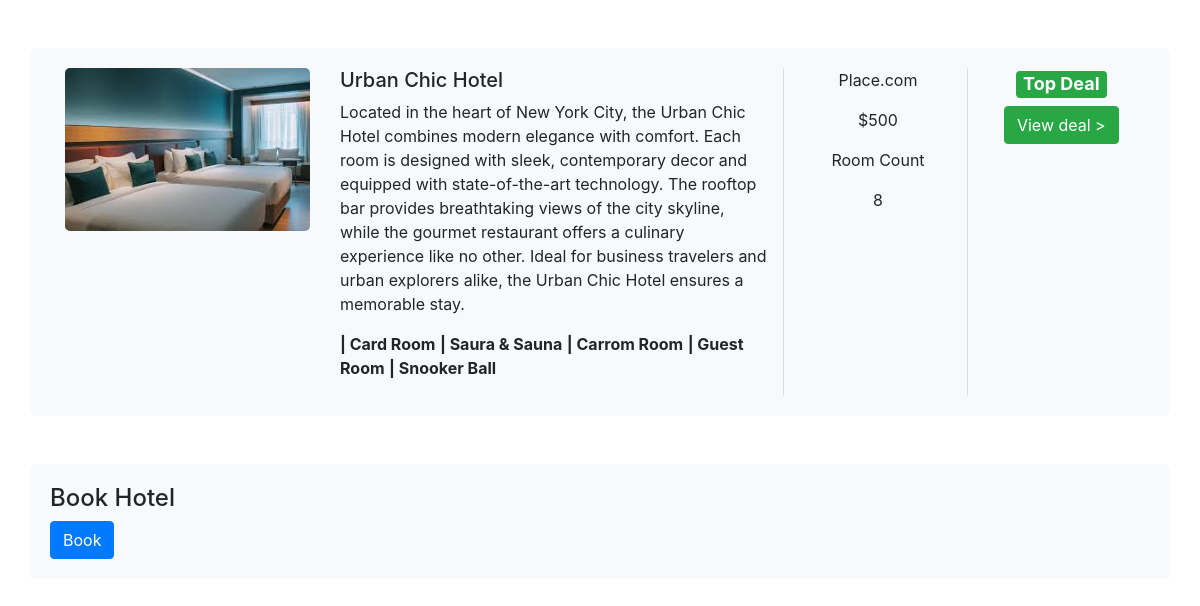
Page /hotel/54ca9b98-1661-4718-aaa8-988206a0e7d8/ on the committed database.
### home/models.py (models this page shows, shortened)
class BaseModel(models.Model):
    uid = models.UUIDField(default=uuid.uuid4, editable=False, primary_key=True)
    created_at = models.DateField(auto_now_add=True)
    updated_at = models.DateField(auto_now_add=True)
    class Meta:
        abstract = True

class Hotel(BaseModel):
    hotel_name=models.CharField(max_length=100)
    hotel_price = models.IntegerField()
    description = models.TextField()
    amenities = models.ManyToManyField(Amenities)
    room_count = models.IntegerField(default=10)

class HotelImages(BaseModel):
    hotel=models.ForeignKey(Hotel, related_name = "Images", on_delete=models.CASCADE)
    Images = models.ImageField(upload_to="hotel")

class Amenities(BaseModel):
    amenity_name = models.CharField(max_length=100)

### home/views.py (the view)
# urls.py: path('hotel/<uuid:uid>/', HotelDetailView.as_view(), name='hotel_detail'),
class HotelDetailView(DetailView):
    model = Hotel
    template_name = 'hoteldetail.html'
    context_object_name = 'hotel'
    def get_object(self):
        uid = self.kwargs['uid']
        return Hotel.objects.get(uid=uid)

### home/templates/hoteldetail.html (shortened to what this page needs)
{% extends "base.html" %}
{% block start %}
<link rel="stylesheet" href="https://stackpath.bootstrapcdn.com/bootstrap/4.5.2/css/bootstrap.min.css">
<div class="container mt-5">
    <div class="row hotel-info">
        <div class="col-md-3">
            <img class="img-fluid hotel-image" src="/media/{{ hotel.Images.first.Images }}" alt="Hotel Image">
        </div>
        <div class="col-md-5">
            <h5>{{ hotel.hotel_name }}</h5>
            <p>{{ hotel.description }}</p>
            <p>
                {% for amenitie in hotel.amenities.all %}
                    <b>| {{ amenitie.amenity_name }}</b>
                {% endfor %}
            </p>
        </div>
        <div class="col-md-2 more-offers text-center">
            <p>Place.com</p>
            <p>${{ hotel.hotel_price }}</p>
            <p>Room Count</p>
            <p>{{ hotel.room_count }}</p>
        </div>
        <div class="col-md-2 more-offers text-center">
            <h4><span class="badge badge-success">Top Deal</span></h4>
            <div class="btn btn-success">View deal ></div>
        </div>
    </div>
    <div class="row mt-5">
        <div class="col-md-12 hotel-info">
            <h4>Book Hotel</h4>
            <form method="post" action="{% url 'book_hotel' hotel.uid %}">
                <button type="submit" class="btn btn-primary">Book</button>
            </form>
        </div>
    </div>
</div>
{% endblock %}

### home/templates/base.html (shortened to what this page needs)
<!doctype html>
<html lang="en">
  <head>
    <link href="https://cdn.jsdelivr.net/npm/bootstrap@5.3.3/dist/css/bootstrap.min.css" rel="stylesheet">
  </head>
  <body>
     {% block start %}
     {% endblock %}
  </body>
</html>

### home/templates/base.html (style rules this page uses)
body { font-family: "Lato", Arial, sans-serif; font-weight: 400; font-size: 16px; line-height: 1.7; background: #fff; color: #777; }

### home/templates/hoteldetail.html (style rules this page uses)
.hotel-image { width: 100%; height: auto; border-radius: 5px; }
.hotel-info { background-color: #f8f9fa; padding: 20px; border-radius: 5px; margin-bottom: 20px; }
.more-offers { border-left: 1px solid #ddd; padding-left: 20px; }

### rows in the picture
Hotel: Images.first.Images (picture), hotel_name "Urban Chic Hotel", description "Located in the heart of New York City, the Urban Chic Hotel combines modern elegance with comfort. Each room is designed with sleek, contemporary decor and equipped with state-of-the-art technology. The rooftop bar provides breathtaking views of the city skyline, while the gourmet restaurant offers a culinary experience like no other. Ideal for business travelers and urban explorers alike, the Urban Chic Hotel ensures a memorable stay.", hotel_price "500", room_count "8"
Amenities: amenity_name "Card Room"
Amenities: amenity_name "Saura & Sauna"
Amenities: amenity_name "Carrom Room"
Amenities: amenity_name "Guest Room"
Amenities: amenity_name "Snooker Ball"
